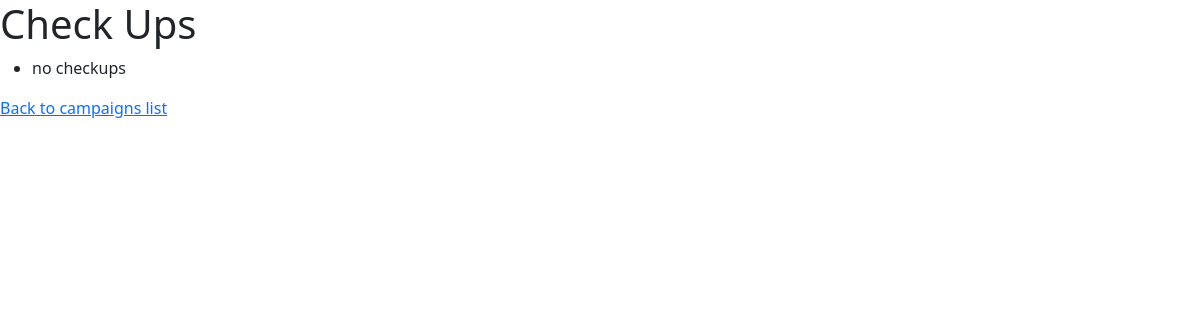
The app's page /campaigns/cu_index, older data.
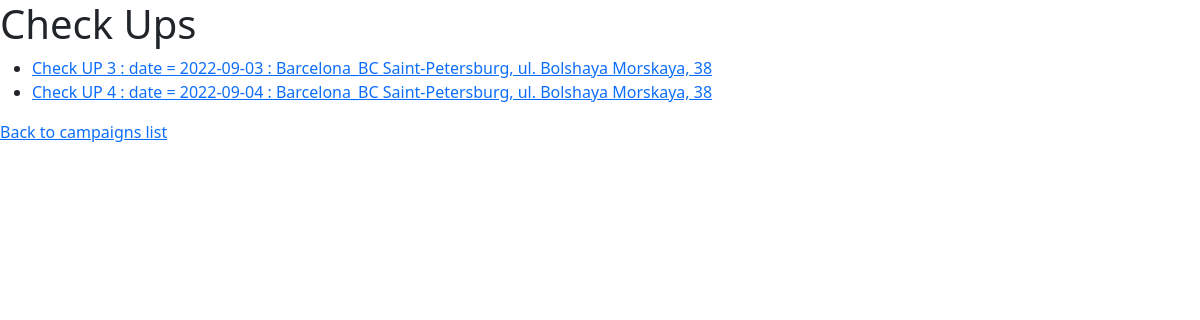
The same page, newer data.
### campaigns/models.py (models this page shows, shortened)
class Checkup(models.Model):
	campaign = models.ForeignKey(Campaign, on_delete = models.CASCADE, related_name = 'departures')
	house = models.ForeignKey(House, on_delete = models.CASCADE, related_name = 'arrivals')
	check_date = models.DateField()
	def __str__(self):
		house = f'{self.house.city}, {self.house.street_type}. {self.house.street_name}, {self.house.house_number}'
		return f'\ndate = {self.check_date} : {self.campaign.title} {house}'

class House(models.Model):
	city = models.CharField(max_length = 64)
	street_type = models.CharField(max_length = 5)
	street_name = models.CharField(max_length = 64)
	house_number = models.IntegerField()
	qnt_apts = models.IntegerField()
	qnt_strs = models.IntegerField()
	campaigns = models.ManyToManyField(Campaign, blank=True, related_name = 'c_objects')

class Campaign(models.Model):
	title = models.CharField(max_length = 64)
	status = models.CharField(max_length = 1)
	supervisor = models.ForeignKey(Supervisor, on_delete = models.CASCADE, related_name = 'controled_by')
	creator = models.ForeignKey(User, on_delete = models.CASCADE, related_name = 'created_by', default = 1)

### campaigns/views.py (the view)
# urls.py: path('cu_index', views.cu_index, name = 'cu_index'),
def cu_index(request):
	return render(request, 'campaigns/cu_index.html', {
		'checkups' : Checkup.objects.all(),
		})

### campaigns/templates/campaigns/cu_index.html (shortened to what this page needs)
{% extends 'campaigns/layout.html' %}
{% block body %}
	<h1>Check Ups</h1>
	<ul>
		{% for checkup in checkups %}
		<li>
		 	<a href="{% url 'campaigns:checkup' checkup.id %}">
				Check UP {{checkup.id}} : {{checkup}}
			</a>
		</li>
		{% empty %}
			<li> no checkups</li>
		{% endfor %}
	</ul>
	<a href = "{% url 'campaigns:index' %}"> Back to campaigns list </a>
{% endblock %}

Row changes from the older to the newer data that the page shows:
added Checkup: id "3", house+check_date+campaign "date = 2022-09-03 : Barcelona_BC Saint-Petersburg, ul. Bolshaya Morskaya, 38"
added Checkup: id "4", house+check_date+campaign "date = 2022-09-04 : Barcelona_BC Saint-Petersburg, ul. Bolshaya Morskaya, 38"
Text that changed along with them:
text no longer shown: "no checkups"
